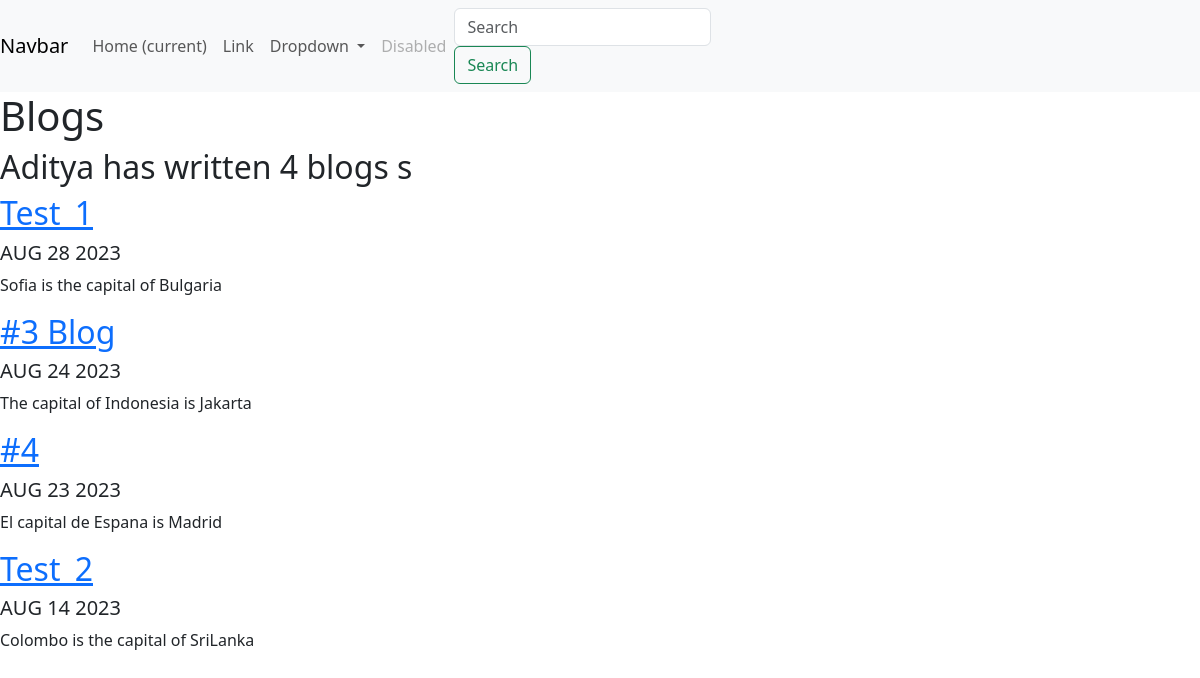
Screenshot of /blog/ with the database file from the repository.
### blog/models.py (models this page shows, shortened)
class Blog(models.Model):
    title=models.CharField(max_length=200)
    date=models.DateField()
    desc=models.TextField()

### blog/views.py (the view)
# urls.py: path('',views.all_blogs,name='all_blogs'),
def all_blogs(request):
     blogs=Blog.objects.order_by('-date')
     return render(request,
                   'blog/all_blogs.html',
                   {'blogs':blogs})

### blog/templates/blog/all_blogs.html
{% extends 'portfolio/base.html'%}
{% block content %}
<h1>Blogs</h1>
<h2>Aditya has written {{blogs.count}} blogs {{blogs.count|pluralize}}</h2>
{%for blog in blogs %}
<a href="{% url 'blog:detail' blog.id %}"><h2>{{blog.title}}</h2></a>
<h5>{{blog.date|date:'M d Y'|upper}}</h5>
<p>{{blog.desc|safe|striptags|truncatechars:100}}</p>
{% endfor %}
{% endblock %}

### portfolio/templates/portfolio/base.html (shortened to what this page needs)
<!doctype html>
<html lang="en">
  <head>
    <link href="https://cdn.jsdelivr.net/npm/bootstrap@5.3.1/dist/css/bootstrap.min.css" rel="stylesheet">
  </head>
  <nav class="navbar navbar-expand-lg navbar-light bg-light">
  <a class="navbar-brand" href="#">Navbar</a>
  <div class="collapse navbar-collapse" id="navbarSupportedContent">
    <ul class="navbar-nav mr-auto">
      <li class="nav-item active">
        <a class="nav-link" href="#">Home <span class="sr-only">(current)</span></a>
      </li>
      <li class="nav-item">
        <a class="nav-link" href="#">Link</a>
      </li>
      <li class="nav-item dropdown">
        <a class="nav-link dropdown-toggle" href="#" id="navbarDropdown" role="button" data-toggle="dropdown" aria-haspopup="true" aria-expanded="false">
          Dropdown
        </a>
      </li>
      <li class="nav-item">
        <a class="nav-link disabled" href="#">Disabled</a>
      </li>
    </ul>
    <form class="form-inline my-2 my-lg-0">
      <input class="form-control mr-sm-2" type="search" placeholder="Search" aria-label="Search">
      <button class="btn btn-outline-success my-2 my-sm-0" type="submit">Search</button>
    </form>
  </div>
</nav>
{% block content %}{% endblock %}
  <body>
  </body>
</html>

### rows the page displays
Blog: title "Test_1", date "AUG 28 2023", desc "Sofia is the capital of Bulgaria"
Blog: title "#3 Blog", date "AUG 24 2023", desc "The capital of Indonesia is Jakarta"
Blog: title "#4", date "AUG 23 2023", desc "El capital de Espana is Madrid"
Blog: title "Test_2", date "AUG 14 2023", desc "Colombo is the capital of SriLanka"

### other values shown
{{ blogs.count }} "4"
